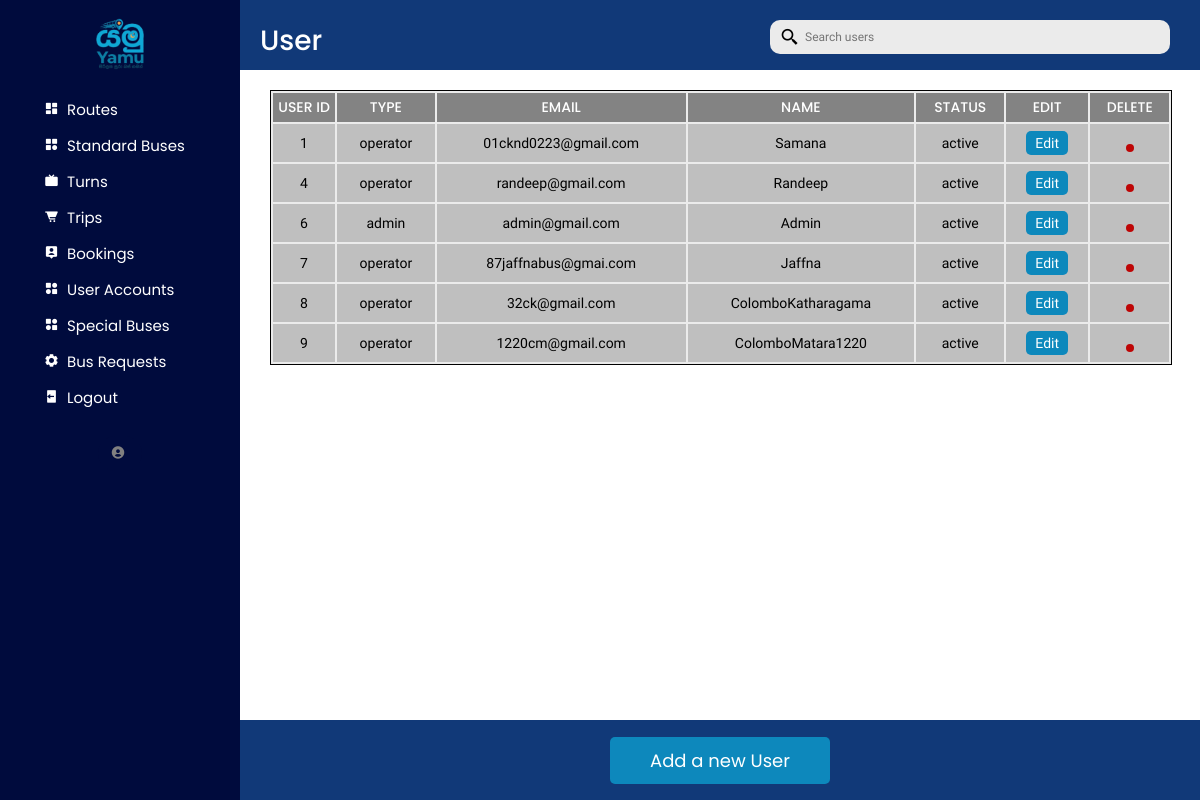
The app's page /busbooking/admin/useraccounts.php, older data.
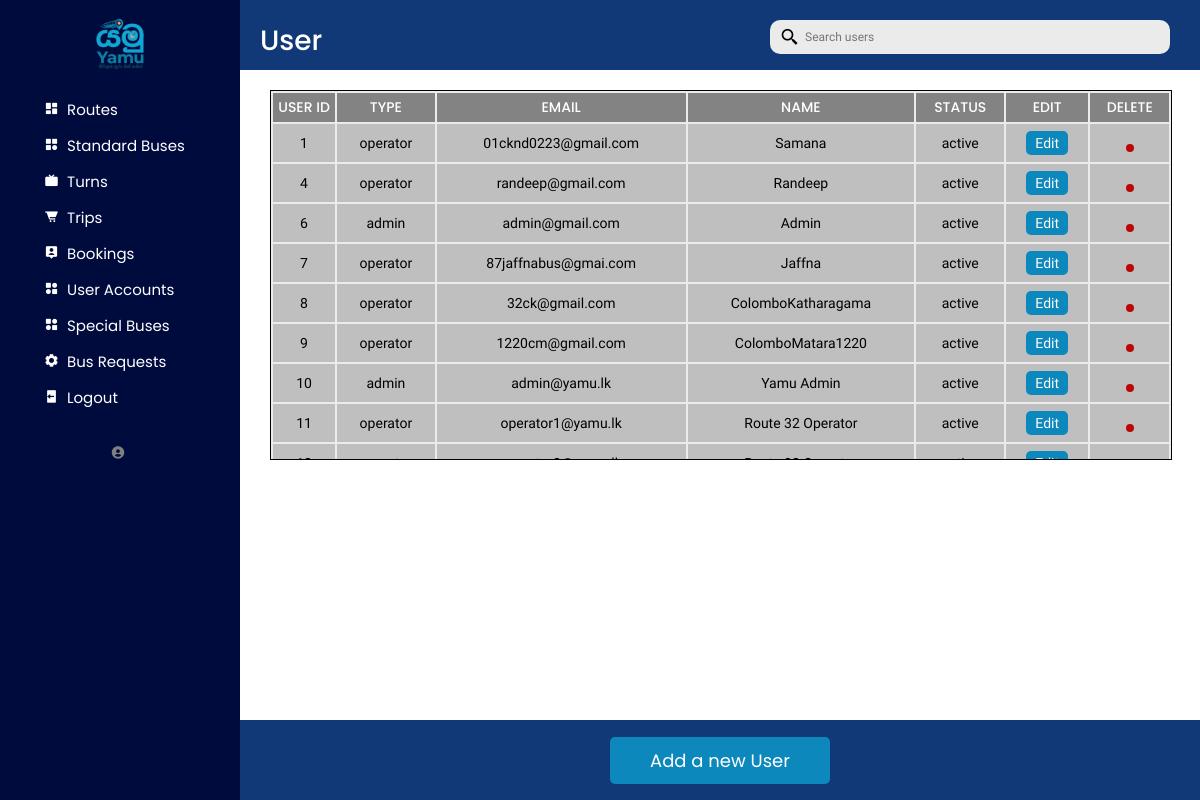
The same page, newer data.
### tables this page shows
CREATE TABLE `user` (
  `userID` int(11) NOT NULL,
  `type` varchar(20) NOT NULL DEFAULT 'operator',
  `email` varchar(255) NOT NULL,
  `password` text NOT NULL,
  `name` varchar(255) NOT NULL,
  `status` varchar(20) DEFAULT 'active'
);

### busbooking/admin/useraccounts.php (the view, shortened to what this page needs)
<?php
require_once("../db_conn.php");
include("sidemenu.php");
?>
<div class="dashboard-content">
    <div class="heading-box">
        <div class="box-1">
            <div class="title">
                <p>User</p>
            </div>
        </div>
        <div class="box-1">
            <div class="search-bar">
                <ul>
                    <li class="search">
                        <form action="useraccounts.php" method="post" id="searchForm">
                        <input type="text" <?php echo isset($_POST["search"]) ? "value='$search'" : ""; ?> placeholder="Search users" name="search" required id="search-input" />
                        <i onclick="submitForm()" class="bx bx-search-alt-2"></i>
                        </form>
                    </li>
                </ul>
            </div>
        </div>
    </div>
    <div class="table-section-item">
        <div class="table-container-item">
            <div class="table-box">
                <table id="rows-def">
                    <tr id="table-head">
                        <th>USER ID</th>
                        <th>TYPE</th>
                        <th>EMAIL</th>
                        <th>NAME</th>
                        <th>STATUS</th>
                        <th>EDIT</th>
                        <th>DELETE</th>
                    </tr>
                    <?php
                    if (isset($_POST["search"])) {
                        $sql = "SELECT * FROM user
                        WHERE userID LIKE '%$search%' OR  email LIKE '%$search%'
                        ";
                    }else {
                        $sql = "SELECT * FROM user
                            ";
                    }
                    $result = mysqli_query($conn, $sql);
                    $queryResults = mysqli_num_rows($result);
                    if ($queryResults > 0) {
                        while ($row = mysqli_fetch_assoc($result)) {
                            echo "<form action='useraccounts.php' method='post'>
                            <tr>
                      <td id='ID'>" . $row["userID"] . "</td>
                      <td>" . $row["type"] . "</td>
                      <td>" . $row["email"] . "</td>
                      <td>" . $row["name"] . "</td>
                     <td>" . $row["status"] . "</td>
                      <input type='hidden' name='userID' value='" . $row["userID"] . "'>
                    <td><button id='update' name='editUser'> Edit</button></td>
                    <td><button id='bin' name='deleteUser'><i class='ri-delete-bin-line'></i></button> </td>
                  </tr></form>";
                        }
                    }
?>
                </table>
            </div>
        </div>
    </div>
    <div class="bottom-box">
        <div class="button"><form action='useraccounts.php' method='post'>
            <button name="addUserButtonBottom" id="popupButtonItem" class="submit">
                Add a new User
            </button></form>
        </div>
    </div>
</div>
</body>
</html>

Row changes from the older to the newer data that the page shows:
added user: userID "10", type "admin", email "admin@yamu.lk", name "Yamu Admin", status "active"
added user: userID "11", type "operator", email "operator1@yamu.lk", name "Route 32 Operator", status "active"
